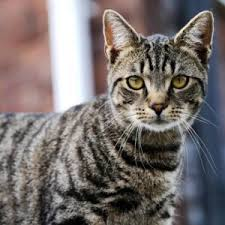
#> input picture gato.jpg, 225 x 225 px
$ python OpenCV.py
#> lines starting #> are read from the running program, lines starting #| are printed output that depends on the picture
#Olá, rede in!

import cv2 as cv # Importa biblioteca para o seu código

image = cv.imread('gato.jpg') # Armazena a imagem na variável com cores RGB
#> image is the input picture: shape (225, 225, 3); mean B, G, R 109.2, 111, 118.5
image2 = cv.imread('gato.jpg', cv.IMREAD_GRAYSCALE) # Armazena a imagem na variável com cores cinzas(GrayScale)
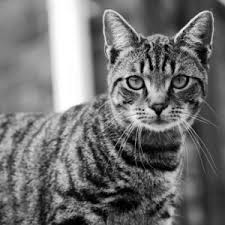
#> image2: shape (225, 225); min 0, max 255, mean 113
image_blur = cv.blur(image, (5, 5)) #Armazena a imagen Com desfoque simples
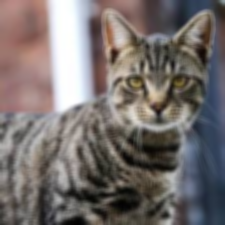
#> image_blur: shape (225, 225, 3); mean B, G, R 109.2, 111, 118.5
image_gaussian = cv.GaussianBlur(image, (5, 5), 0) #Armazena a imagen Com desfoque simples porém natural
image_laplacian = cv.Laplacian(image, cv.CV_64F)#Armazena a imagem com bordas com muita de intensidade
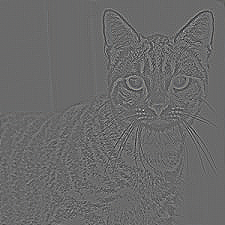
#> image_laplacian: shape (225, 225, 3) float64; mean B, G, R 0, 0, 0; drawn with min black and max white
image_laplacian_blur = cv.Laplacian(image_blur, cv.CV_64F)#Armazena a imagem com bordas com muita de intensidade
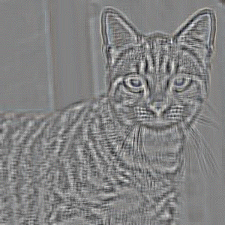
#> image_laplacian_blur: shape (225, 225, 3) float64; mean B, G, R 0, 0, 0; drawn with min black and max white
image_bordas = cv.Canny(image2, 100, 200) #armazena a imagem com bordas mais suaves
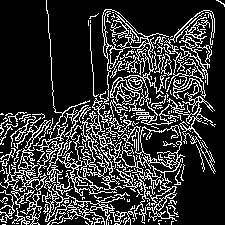
#> image_bordas: shape (225, 225); 20.5% white in thin lines or dots


cv.imshow('ColorCat', image) #Printa na tela a imagem armazenada na variável
cv.imshow('GrayCat', image2) #Printa na tela a imagem armazenada na variável
cv.imshow('CatBlur', image_blur) #Printa a imagem com leve um embaçamento
cv.imshow('CatGaussian', image_gaussian) #Printa a imagen com embaçamento natural
cv.imshow('CatLaplacian', image_laplacian) #Printa a imagem com bordas intensas
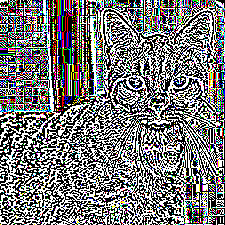
#> window 'CatLaplacian': shape (225, 225, 3); mean B, G, R 119.9, 119.5, 120.4
cv.imshow('CatLaplacian_blur', image_laplacian_blur)
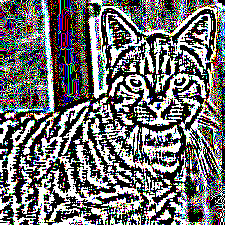
#> window 'CatLaplacian_blur': shape (225, 225, 3); mean B, G, R 111.9, 111.4, 111.6
cv.imshow('CatEdges', image_bordas) #Printa na tela a imagem armazenada na variável
cv.waitKey(0) #Mantem a janela aberta ate que o código seja fechado
